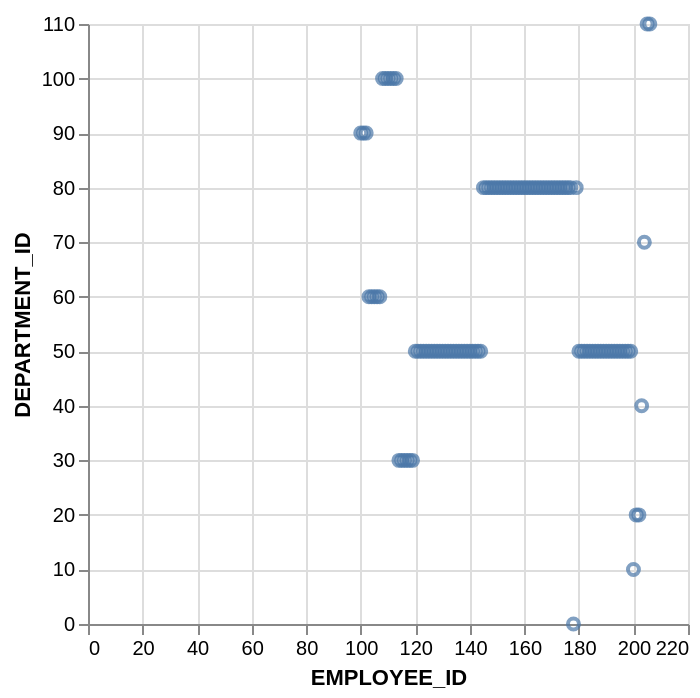

Vega-Lite specification stored for this chart:
### Vega-Lite specification from a JSON file in a GitHub repository (floating-point values rounded to 4 significant figures)
{"data": {"values": [{"x_data": 100, "y_data": 90}, {"x_data": 101, "y_data": 90}, {"x_data": 102, "y_data": 90}, {"x_data": 103, "y_data": 60}, {"x_data": 104, "y_data": 60}, {"x_data": 105, "y_data": 60}, {"x_data": 106, "y_data": 60}, {"x_data": 107, "y_data": 60}, {"x_data": 108, "y_data": 100}, {"x_data": 109, "y_data": 100}, {"x_data": 110, "y_data": 100}, {"x_data": 111, "y_data": 100}, {"x_data": 112, "y_data": 100}, {"x_data": 113, "y_data": 100}, {"x_data": 114, "y_data": 30}, {"x_data": 115, "y_data": 30}, {"x_data": 116, "y_data": 30}, {"x_data": 117, "y_data": 30}, {"x_data": 118, "y_data": 30}, {"x_data": 119, "y_data": 30}, {"x_data": 120, "y_data": 50}, {"x_data": 121, "y_data": 50}, {"x_data": 122, "y_data": 50}, {"x_data": 123, "y_data": 50}, {"x_data": 124, "y_data": 50}, {"x_data": 125, "y_data": 50}, {"x_data": 126, "y_data": 50}, {"x_data": 127, "y_data": 50}, {"x_data": 128, "y_data": 50}, {"x_data": 129, "y_data": 50}, {"x_data": 130, "y_data": 50}, {"x_data": 131, "y_data": 50}, {"x_data": 132, "y_data": 50}, {"x_data": 133, "y_data": 50}, {"x_data": 134, "y_data": 50}, {"x_data": 135, "y_data": 50}, {"x_data": 136, "y_data": 50}, {"x_data": 137, "y_data": 50}, {"x_data": 138, "y_data": 50}, {"x_data": 139, "y_data": 50}, {"x_data": 140, "y_data": 50}, {"x_data": 141, "y_data": 50}, {"x_data": 142, "y_data": 50}, {"x_data": 143, "y_data": 50}, {"x_data": 144, "y_data": 50}, {"x_data": 145, "y_data": 80}, {"x_data": 146, "y_data": 80}, {"x_data": 147, "y_data": 80}, {"x_data": 148, "y_data": 80}, {"x_data": 149, "y_data": 80}, {"x_data": 150, "y_data": 80}, {"x_data": 151, "y_data": 80}, {"x_data": 152, "y_data": 80}, {"x_data": 153, "y_data": 80}, {"x_data": 154, "y_data": 80}, {"x_data": 155, "y_data": 80}, {"x_data": 156, "y_data": 80}, {"x_data": 157, "y_data": 80}, {"x_data": 158, "y_data": 80}, {"x_data": 159, "y_data": 80}, {"x_data": 160, "y_data": 80}, {"x_data": 161, "y_data": 80}, {"x_data": 162, "y_data": 80}, {"x_data": 163, "y_data": 80}, {"x_data": 164, "y_data": 80}, {"x_data": 165, "y_data": 80}, {"x_data": 166, "y_data": 80}, {"x_data": 167, "y_data": 80}, {"x_data": 168, "y_data": 80}, {"x_data": 169, "y_data": 80}, {"x_data": 170, "y_data": 80}, {"x_data": 171, "y_data": 80}, {"x_data": 172, "y_data": 80}, {"x_data": 173, "y_data": 80}, {"x_data": 174, "y_data": 80}, {"x_data": 175, "y_data": 80}, {"x_data": 176, "y_data": 80}, {"x_data": 177, "y_data": 80}, {"x_data": 178, "y_data": 0}, {"x_data": 179, "y_data": 80}, {"x_data": 180, "y_data": 50}, {"x_data": 181, "y_data": 50}, {"x_data": 182, "y_data": 50}, {"x_data": 183, "y_data": 50}, {"x_data": 184, "y_data": 50}, {"x_data": 185, "y_data": 50}, {"x_data": 186, "y_data": 50}, {"x_data": 187, "y_data": 50}, {"x_data": 188, "y_data": 50}, {"x_data": 189, "y_data": 50}, {"x_data": 190, "y_data": 50}, {"x_data": 191, "y_data": 50}, {"x_data": 192, "y_data": 50}, {"x_data": 193, "y_data": 50}, {"x_data": 194, "y_data": 50}, {"x_data": 195, "y_data": 50}, {"x_data": 196, "y_data": 50}, {"x_data": 197, "y_data": 50}, {"x_data": 198, "y_data": 50}, {"x_data": 199, "y_data": 50}, {"x_data": 200, "y_data": 10}, {"x_data": 201, "y_data": 20}, {"x_data": 202, "y_data": 20}, {"x_data": 203, "y_data": 40}, {"x_data": 204, "y_data": 70}, {"x_data": 205, "y_data": 110}, {"x_data": 206, "y_data": 110}]}, "mark": "point", "encoding": {"x": {"field": "x_data", "type": "quantitative", "title": "EMPLOYEE_ID"}, "y": {"field": "y_data", "type": "quantitative", "title": "DEPARTMENT_ID"}}}
